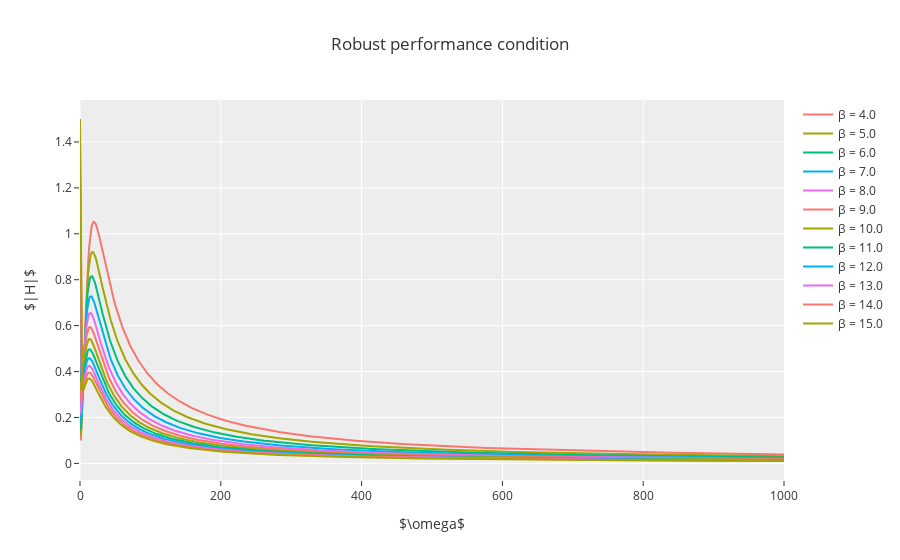

Notebook code cell kept with this figure:
### Code cell
w_range = np.linspace(0, 10**3, 1000)
b_range = np.linspace(4, 15, 12)

fig = go.Figure()

for BETA in b_range:
    fig.add_trace(
        go.Scatter(x=w_range, y=robust_perf(BETA, w_range), name=f'β = {BETA}')
    )

    
fig.update_layout(
    title='Robust performance condition',
    xaxis_title='$\omega$',
    yaxis_title='$|H|$',
    
)    
fig.show()

### Figure 1 — Plotly figure (JSON) as saved in the notebook; plotly's stock layout.template omitted (floating-point values rounded to 4 significant figures; data arrays with more than 128 entries replaced by an {"elided": "..."} marker saying what was removed)
{"data": [{"name": "β = 4.0", "type": "scatter", "x": {"elided": "1000 float values"}, "y": {"elided": "1000 float values"}}, {"name": "β = 5.0", "type": "scatter", "x": {"elided": "1000 float values"}, "y": {"elided": "1000 float values"}}, {"name": "β = 6.0", "type": "scatter", "x": {"elided": "1000 float values"}, "y": {"elided": "1000 float values"}}, {"name": "β = 7.0", "type": "scatter", "x": {"elided": "1000 float values"}, "y": {"elided": "1000 float values"}}, {"name": "β = 8.0", "type": "scatter", "x": {"elided": "1000 float values"}, "y": {"elided": "1000 float values"}}, {"name": "β = 9.0", "type": "scatter", "x": {"elided": "1000 float values"}, "y": {"elided": "1000 float values"}}, {"name": "β = 10.0", "type": "scatter", "x": {"elided": "1000 float values"}, "y": {"elided": "1000 float values"}}, {"name": "β = 11.0", "type": "scatter", "x": {"elided": "1000 float values"}, "y": {"elided": "1000 float values"}}, {"name": "β = 12.0", "type": "scatter", "x": {"elided": "1000 float values"}, "y": {"elided": "1000 float values"}}, {"name": "β = 13.0", "type": "scatter", "x": {"elided": "1000 float values"}, "y": {"elided": "1000 float values"}}, {"name": "β = 14.0", "type": "scatter", "x": {"elided": "1000 float values"}, "y": {"elided": "1000 float values"}}, {"name": "β = 15.0", "type": "scatter", "x": {"elided": "1000 float values"}, "y": {"elided": "1000 float values"}}], "layout": {"autosize": true, "title": {"text": "Robust performance condition"}, "xaxis": {"autorange": true, "range": [0, 1000], "title": {"text": "$\\omega$"}, "type": "linear"}, "yaxis": {"autorange": true, "range": [-0.07233, 1.583], "title": {"text": "$|H|$"}, "type": "linear"}}}
